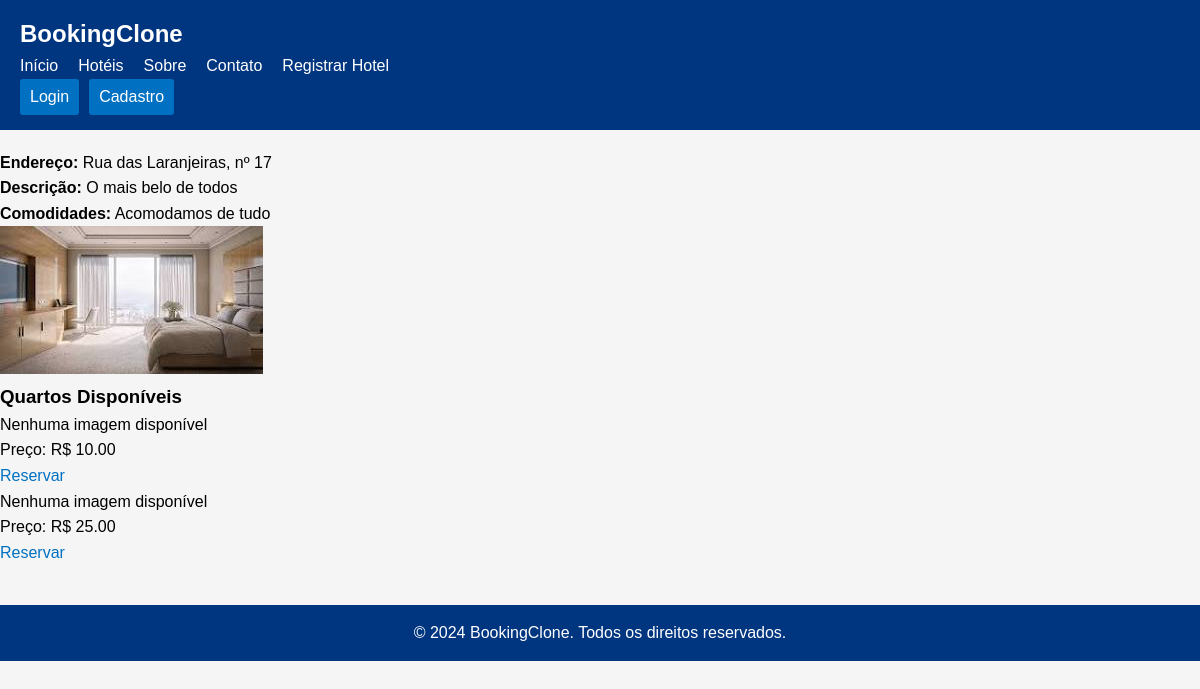
Page /hotel/5/ on the committed database.
### cadastro_hotel/models.py (models this page shows, shortened)
class Hotel(models.Model):
    user = models.ForeignKey(User, related_name='usuário', on_delete=models.CASCADE)
    nome = models.CharField(max_length=255, null=True, blank=True)
    endereco = models.TextField(null=True, blank=True)
    descricao = models.TextField(null=True, blank=True)
    comodidades = models.TextField(help_text="Lista de comodidades separadas por vírgula", null=True, blank=True)
    img = models.ImageField(upload_to="hotel", null=True, blank=True)
    class Meta:
        verbose_name_plural = "Hotéis"

class Quarto(models.Model):
    hotel = models.ForeignKey(Hotel, related_name='quartos', on_delete=models.CASCADE)
    numero = models.IntegerField()
    tipo_quarto = models.CharField(max_length=255)
    capacidade = models.IntegerField(null=True, blank=True)
    preco_por_noite = models.DecimalField(max_digits=10, decimal_places=2)
    img = models.ImageField(upload_to="quarto", null=True, blank=True)

### cadastro_hotel/views.py (the view)
# urls.py: path('hotel/<int:pk>/', views.detalhe_hotel, name='detalhe_hotel'),
def detalhe_hotel(request, pk):
    hotel = get_object_or_404(Hotel, pk=pk)
    context = {'hotel': hotel}
    return render(request, "cadastro_hotel/detalhe_hotel.html", context)

### cadastro_hotel/templates/cadastro_hotel/detalhe_hotel.html (shortened to what this page needs)
{% extends 'cadastro_hotel/base.html' %}
{% block content %}
    <div class="detalhe-hotel">
        <p><strong>Endereço:</strong> {{ hotel.endereco }}</p>
        <p><strong>Descrição:</strong> {{ hotel.descricao }}</p>
        <p><strong>Comodidades:</strong> {{ hotel.comodidades }}</p>
        <div class="imagem-hotel">
            {% if hotel.img %}
                <img src="{{ hotel.img.url }}" alt="Imagem do Hotel">
            {% else %}
                <p>Nenhuma imagem do hotel disponível</p>
            {% endif %}
        </div>
        <h3>Quartos Disponíveis</h3>
       <div class="quarto-lista">
            {% if hotel.quartos %}
                {% for quarto in hotel.quartos.all %}
                    <div class="cartao-quarto">
                        {% if quarto.imagem %}
                            <img src="{{ quarto.imagem.url }}" alt="Imagem do quarto">
                        {% else %}
                            <p>Nenhuma imagem disponível</p>
                        {% endif %}
                        <p>Preço: R$ {{ quarto.preco_por_noite }}</p>
                        <a href="{% url 'cadastro_hotel:reserva_quarto' quarto.pk %}" class="btn">Reservar</a>
                    </div>
                {% endfor %}
            {% else %}
                <p>Não há quartos disponíveis.</p>
            {% endif %}
        </div>
</div>
{% endblock content %}

### cadastro_hotel/static/cadastro_hotel/styles.css (style rules this page uses)
* { margin: 0; padding: 0; box-sizing: border-box; }
body { font-family: Arial, sans-serif; line-height: 1.6; background-color: #f5f5f5; }
a { text-decoration: none; color: #0071c2; }

### rows in the picture
Hotel: endereco "Rua das Laranjeiras, nº 17", descricao "O mais belo de todos", comodidades "Acomodamos de tudo", img (picture)
Quarto: preco_por_noite "10.00"
Quarto: preco_por_noite "25.00"
